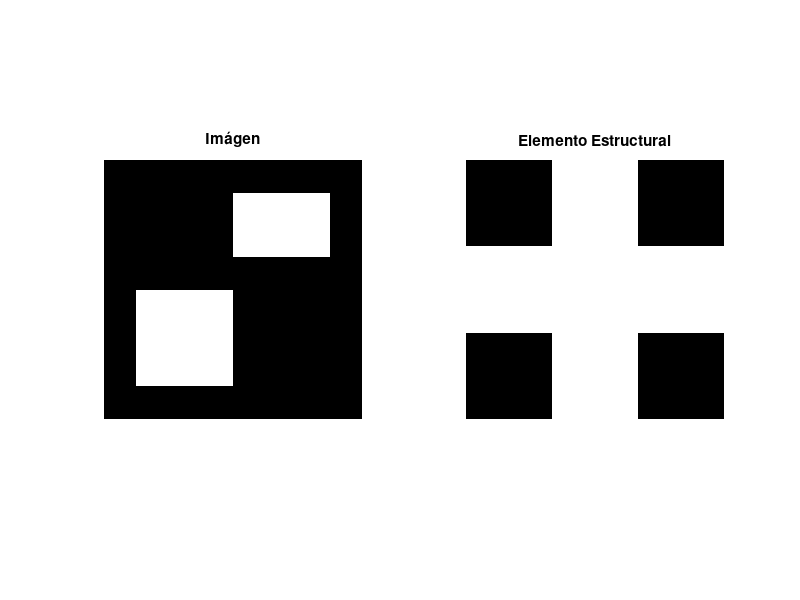
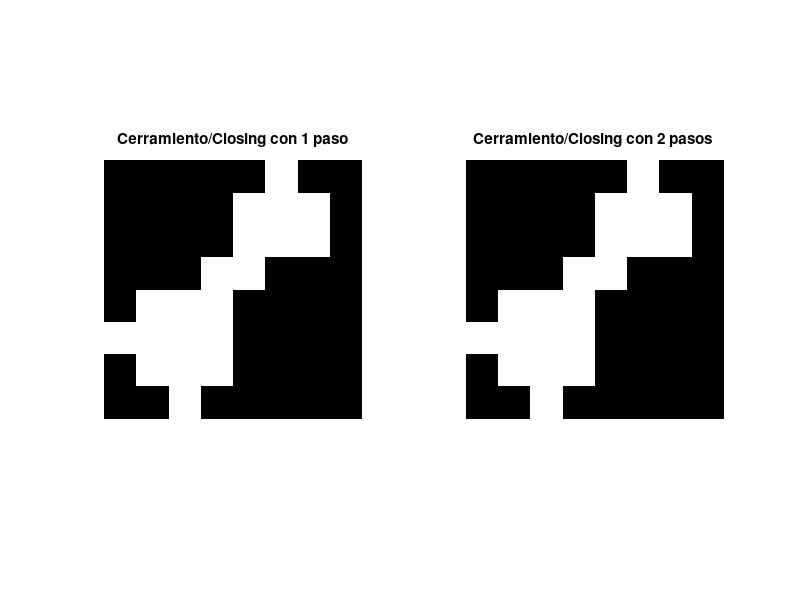

MATLAB code to generate these figures, in order:
I = zeros(8,8);
I(2:3,5:7)=1;
I(5:7,2:4)=1;

EE = logical([0 1 0 ;
      1 1 1 ; 
      0 1 0]);




ID =imdilate(I,EE);
Ic=imerode(ID,EE);


IC = imclose(I,EE);


figure(1)

subplot(1,2,1)
imshow(I,"InitialMagnification",'fit')
title('Imágen')

subplot(1,2,2)
imshow(EE)
title('Elemento Estructural')


figure(2)
subplot(1,2,1)
imshow(IC,'InitialMagnification','fit')
title('Cerramiento/Closing con 1 paso')

subplot(1,2,2)
imshow(Ic,'InitialMagnification','fit')
title('Cerramiento/Closing con 2 pasos ')

